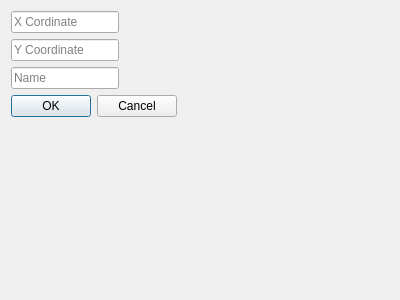
<?xml version="1.0" encoding="UTF-8"?>
<ui version="4.0">
 <class>Dialog</class>
 <widget class="QDialog" name="Dialog">
  <property name="geometry">
   <rect>
    <x>0</x>
    <y>0</y>
    <width>400</width>
    <height>300</height>
   </rect>
  </property>
  <property name="windowTitle">
   <string>Dialog</string>
  </property>
  <layout class="QFormLayout" name="formLayout">
   <item row="3" column="0">
    <widget class="QDialogButtonBox" name="buttonBox">
     <property name="orientation">
      <enum>Qt::Horizontal</enum>
     </property>
     <property name="standardButtons">
      <set>QDialogButtonBox::Cancel|QDialogButtonBox::Ok</set>
     </property>
    </widget>
   </item>
   <item row="0" column="0">
    <widget class="QLineEdit" name="xcordinate">
     <property name="placeholderText">
      <string>X Cordinate</string>
     </property>
    </widget>
   </item>
   <item row="1" column="0">
    <widget class="QLineEdit" name="ycordinate">
     <property name="inputMask">
      <string/>
     </property>
     <property name="text">
      <string/>
     </property>
     <property name="placeholderText">
      <string>Y Coordinate</string>
     </property>
    </widget>
   </item>
   <item row="2" column="0">
    <widget class="QLineEdit" name="namecity">
     <property name="placeholderText">
      <string>Name</string>
     </property>
    </widget>
   </item>
  </layout>
 </widget>
 <resources/>
 <connections>
  <connection>
   <sender>buttonBox</sender>
   <signal>accepted()</signal>
   <receiver>Dialog</receiver>
   <slot>accept()</slot>
   <hints>
    <hint type="sourcelabel">
     <x>248</x>
     <y>254</y>
    </hint>
    <hint type="destinationlabel">
     <x>157</x>
     <y>274</y>
    </hint>
   </hints>
  </connection>
  <connection>
   <sender>buttonBox</sender>
   <signal>rejected()</signal>
   <receiver>Dialog</receiver>
   <slot>reject()</slot>
   <hints>
    <hint type="sourcelabel">
     <x>316</x>
     <y>260</y>
    </hint>
    <hint type="destinationlabel">
     <x>286</x>
     <y>274</y>
    </hint>
   </hints>
  </connection>
 </connections>
</ui>
